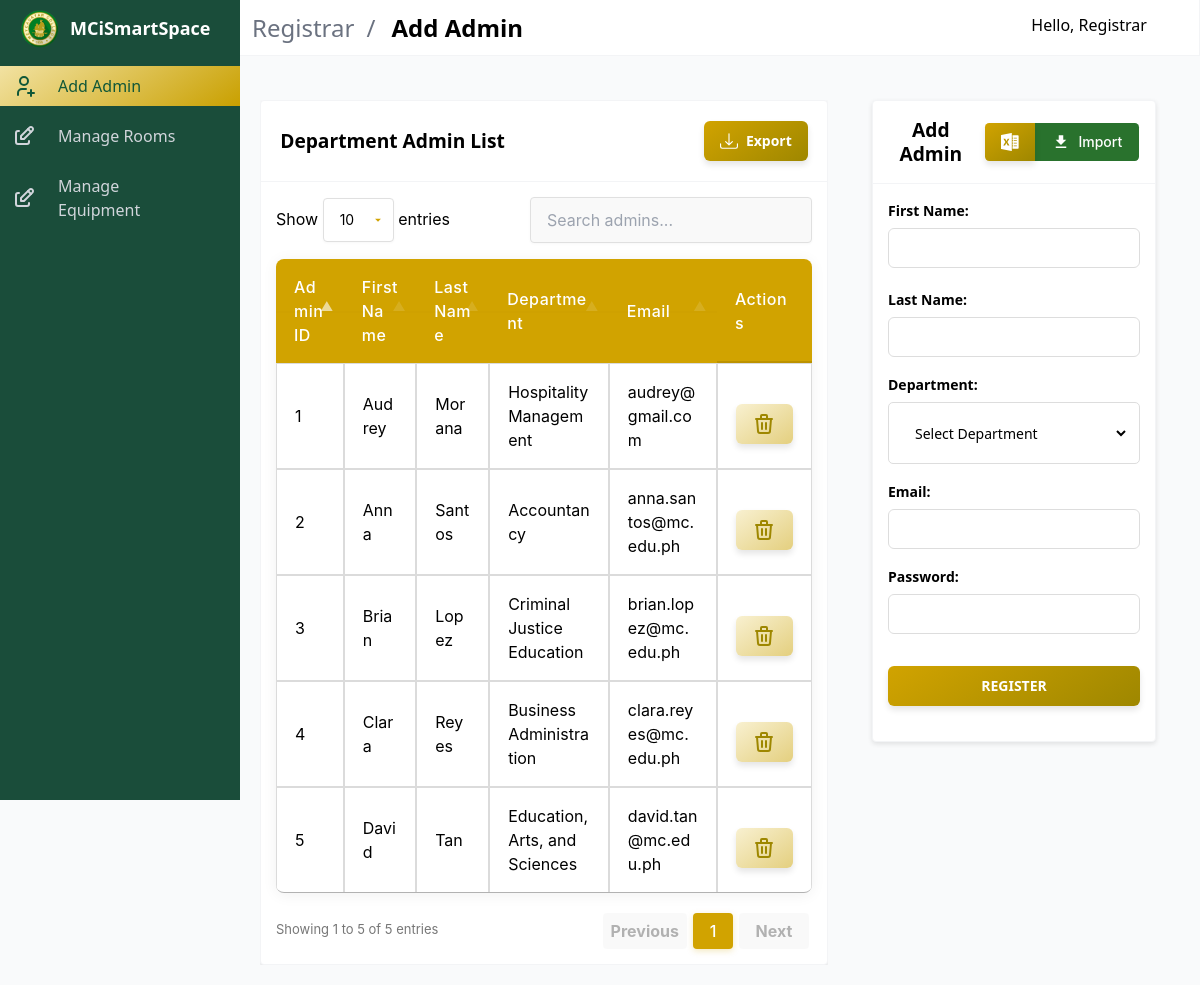
Screenshot of /registrar/reg_add_admin.php (signed in) with the database file from the repository.
### tables this page shows
CREATE TABLE `dept_admin` (
  `AdminID` INT NOT NULL AUTO_INCREMENT,
  `FirstName` VARCHAR(50) NOT NULL,
  `LastName` VARCHAR(50) NOT NULL,
  `Department` VARCHAR(50) NOT NULL,
  `Email` VARCHAR(50) NOT NULL,
  `Password` VARCHAR(255) NOT NULL, 
  PRIMARY KEY (`AdminID`)
);

### registrar/includes/add_admin.php (called while the page is built, shortened)
<?php
$conn = get_db_connection();
$sql = "SELECT AdminID, FirstName, LastName, Department, Email FROM dept_admin";
$result = $conn->query($sql);

### registrar/reg_add_admin.php (the view, shortened to what this page needs)
<?php include "includes/add_admin.php"; ?>
<!DOCTYPE html>
<html lang="en">
<head>
    <link rel="stylesheet" href="https://cdn.materialdesignicons.com/4.9.95/css/materialdesignicons.min.css">
    <link rel="stylesheet" href="../public/css/admin_styles/main.css">
    <link rel="stylesheet" href="../public/css/admin_styles/main_2.css">
    <link rel="stylesheet" href="../public/css/admin_styles/style-all.css">
    <link rel="stylesheet" href="../public/css/admin_styles/form_1.css">
    <link rel="stylesheet" href="https://cdn.datatables.net/1.11.5/css/jquery.dataTables.min.css">
    <link rel="stylesheet" href="../public/css/admin_styles/datatables.css">
</head>
<body>
    <div id="app">
        <nav id="navbar-main" class="navbar is-fixed-top">
            <div class="navbar-brand">
                <div class="navbar-item">
                    <section class="is-title-bar">
                        <div class="flex flex-col md:flex-row items-center justify-between space-y-6 md:space-y-0">
                            <ul>
                                <li>Registrar</li>
                                <li>Add Admin</li>
                            </ul>
                        </div>
                    </section>
                </div>
            </div>
            <div class="navbar-menu" id="navbar-menu">
                <div class="navbar-end">
                    <div class="navbar-item dropdown has-divider">
                        <a class="navbar-link">
                            <span>Hello, Registrar</span>
                            <span class="icon">
                            </span>
                        </a>
                    </div>
                </div>
            </div>
        </nav>
        <aside class="aside is-placed-left is-expanded">
            <div class="aside-tools">
                <div class="logo">
                    <a href="#"><img class="meyclogo" src="../public/assets/logo.webp" alt="logo"></a>
                    <p>MCiSmartSpace</p>
                </div>
            </div>
            <div class="menu is-menu-main">
                <ul class="menu-list">
                    <li class="active">
                        <a href="reg_add_admin.php">
                            <span class="icon"></span>
                            <span class="#">Add Admin</span>
                        </a>
                    </li>
                    <li>
                        <a class="dropdown" onclick="toggleIcon(this)">
                            <span class="icon"></span>
                            <span class="#">Manage Rooms</span>
                            <span class="icon toggle-icon"><i class="mdi mdi-plus"></i></span>
                        </a>
                    </li>
                    <li>
                        <a class="dropdown" onclick="toggleIcon(this)">
                            <span class="icon"></span>
                            <span class="#">Manage Equipment</span>
                            <span class="icon toggle-icon"><i class="mdi mdi-plus"></i></span>
                        </a>
                    </li>
                </ul>
            </div>
        </aside>
        <div class="all_container">
            <div class="table-container">
                <div class="card">
                    <header class="card-header">
                        <div class="new-title-container dept-list">
                            <p class="new-title">Department Admin List</p>
                            <a href="includes/export_admin.php" class="batch" style="display: inline-flex; align-items: center; padding: 8px 16px;">
                                Export
                            </a>
                        </div>
                    </header>
                    <div class="card-content">
                        <table id="adminTable" class="table is-fullwidth is-striped">
                            <thead>
                                <tr class="titles">
                                    <th>AdminID</th>
                                    <th>FirstName</th>
                                    <th>LastName</th>
                                    <th>Department</th>
                                    <th>Email</th>
                                    <th>Actions</th>
                                </tr>
                            </thead>
                            <tbody>
                                <?php if ($result->num_rows === 0): ?>
                                    <tr>
                                        <td colspan="6" class="has-text-centered">No admins found.</td>
                                    </tr>
                                <?php else: ?>
                                    <?php while ($row = $result->fetch_assoc()): ?>
                                        <tr>
                                            <td data-label="AdminID"><?= htmlspecialchars($row['AdminID']) ?></td>
                                            <td data-label="FirstName"><?= htmlspecialchars($row['FirstName']) ?></td>
                                            <td data-label="LastName"><?= htmlspecialchars($row['LastName']) ?></td>
                                            <td data-label="Department"><?= htmlspecialchars($row['Department']) ?></td>
                                            <td data-label="Email"><?= htmlspecialchars($row['Email']) ?></td>
                                            <td class="action-buttons">
                                                <button class="button is-danger styled-button is-reset"
                                                    onclick="if(confirm('Are you sure you want to delete this admin?')) window.location.href='?id=<?= htmlspecialchars($row['AdminID']) ?>'">
                                                    <span class="icon">
                                                    </span>
                                                </button>
                                            </td>
                                        </tr>
                                    <?php endwhile; ?>
                                <?php endif; ?>
                            </tbody>
                        </table>
                    </div>
                </div>
            </div>
            <section class="section main-section">
                <div class="card">
                    <header class="card-header">
                        <div class="new-title-container" style="width: 100%; display: flex; justify-content: space-between; align-items: center; padding: 5px 0 5px 20px;">
                            <p class="new-title">Add Admin</p>
                            <form action="includes/import_admin.php" class="form-data" method="post" enctype="multipart/form-data" style="display: flex;">
                                <button class="excel" style="border-radius: 0.3em 0 0 0.3em; display: flex; justify-content: center; width: 50px; padding: 0.5rem;">
                                </button>
                                <button class="container-btn-file" type="submit" name="importSubmit" style="border-radius: 0 0.3em 0.3em 0;">
                                    <svg
                                        fill="#fff"
                                        xmlns="http://www.w3.org/2000/svg"
                                        width="20"
                                        height="20"
                                        viewBox="0 0 24 24">
                                        <path
                                            d="M19 9h-4V3H9v6H5l7 7 7-7zM5 18v2h14v-2H5z"></path>
                                    </svg>
                                    Import
                                </button>
                            </form>
                        </div>
                    </header>
                    <div class="card-content">
                        <form action="<?= htmlspecialchars($_SERVER['PHP_SELF']); ?>" method="POST">
                            <div class="field is-inline">
                                <div class="control">
                                    <label class="label">First Name:</label>
                                    <input class="input" type="text" name="first_name" pattern="[A-Za-z\s]+" required>
                                </div>
                                <div class="control">
                                    <label class="label">Last Name:</label>
                                    <input class="input" type="text" name="last_name" pattern="[A-Za-z\s]+" required>
                                </div>
                            </div>
                            <div class="field is-inline">
                                <div class="control">
                                    <label class="label">Department:</label>
                                    <div class="select">
                                        <select name="department" required>
                                            <option value="">Select Department</option>
                                        </select>
                                    </div>
                                </div>
                            </div>
                            <div class="field is-inline">
                                <div class="control">
                                    <label class="label">Email:</label>
                                    <input class="input" type="email" name="email" required>
                                </div>
                            </div>
                            <div class="field is-inline">
                                <div class="control">
                                    <label class="label">Password:</label>
                                    <input class="input" type="password" name="password" minlength="8" required>
                                </div>
                            </div>
                            <div class="field is-inline">
                                <div class="control">
                                    <button type="submit" class="styled-button">Register</button>
                                </div>
                            </div>
                        </form>
                    </div>
                </div>
            </section>
        </div>
    </div>
</body>
</html>

### public/css/admin_styles/style-all.css (style rules this page uses)
.logo { display: flex; align-items: center; }
.meyclogo { width: 40px; height: auto; margin-right: 10px; }
.aside-tools { background: #1A4D3A; padding: 20px; }
.aside-tools .logo { display: flex; align-items: center; justify-content: flex-start; position: relative; }
.aside-tools .logo img { width: 40px; margin-right: 10px; }
.aside-tools .logo p { font-size: 18px; font-weight: bold; margin: 0; color: white; }
.menu-list { list-style: none; padding-left: 0; }
.menu-list li { margin: 10px 0; }
.menu-list a { display: flex; align-items: center; text-decoration: none; color: white; }
.menu-list .icon { margin-right: 10px; }
.menu-list li.active>a { background: linear-gradient(145deg, #f2e2a2, #C9A000) !important; color: #105738; font-size: 16px; transition: background 0.3s ease, font-size 0.3s ease; }

### public/css/admin_styles/form_1.css (style rules this page uses)
.form-data { max-width: 700px; background-color: #fff; box-shadow: none; padding-inline: 1rem; }
.field { margin-bottom: 20px; }
.label { font-weight: bold; font-size: 14px; margin-bottom: 5px; }
.all_container { display: flex; justify-content: space-between; align-items: flex-start; gap: 20px; width: 100%; max-width: 1200px; margin: 0 auto; padding: 20px; }
.table-container { flex: 2; max-height: 100%; overflow-y: auto; margin-top: 1.5rem; }
.main-section { flex: 1; display: flex; flex-direction: column; justify-content: flex-start; }
.card { height: 100%; box-shadow: 0 2px 5px rgba(0, 0, 0, 0.1); }
.table { width: 100%; }
.table th, .table td { padding: 12px 16px; text-align: left; }
.table th { color: #363636; font-weight: 600; }
.table td, .table th { border: 1px solid #dbdbdb; padding: 0.75em; vertical-align: middle; }
.input, .select { width: 100%; padding: 10px; font-size: 14px; border-radius: 5px; border: 1px solid #ddd; transition: all 0.3s ease; }
button { font-size: 16px; padding: 10px 20px; border-radius: 5px; transition: all 0.3s ease; }
.field.is-inline { display: flex; justify-content: space-between; gap: 20px; }
.field.is-inline .control { flex: 1; }
select { border: none; outline: none; background: transparent; padding: 10px; font-size: 14px; }
.titles th { flex: 1 1 0; }
.card-header { display: flex; align-items: center; justify-content: center; border-bottom-width: 1px; --tw-border-opacity: 1; border-color: rgb(243 244 246 / var(--tw-border-opacity)); }
.new-title-container { width: 100%; display: flex; justify-content: center; }
.new-title { font-weight: bold; font-size: 1.2em; text-align: center; margin: 12px 0; }
.styled-button { color: #fff; border: none; border-radius: 0.375rem; padding: 0.5rem 1rem; font-size: 0.875rem; font-weight: bold; text-align: center; text-transform: uppercase; width: 100%; transition: all 0.3s ease; box-shadow: 0 4px 6px rgba(0, 0, 0, 0.1); margin-top: 1rem; }
.styled-button { background: linear-gradient(145deg, #d1a300, #9e8700); }
.styled-button.is-reset { background: linear-gradient(145deg, rgba(242, 226, 162, 0.5), rgba(201, 160, 0, 0.5)); color: #9e8700; }
.field:not(:last-child) { margin-bottom: 1rem; }

### registrar/reg_add_admin.php (style rules this page uses)
.card-content { padding: 15px; }

### rows the page displays
dept_admin: AdminID "1", FirstName "Audrey", LastName "Morana", Department "Hospitality Management", Email "audrey@gmail.com"
dept_admin: AdminID "2", FirstName "Anna", LastName "Santos", Department "Accountancy", Email "anna.santos@mc.edu.ph"
dept_admin: AdminID "3", FirstName "Brian", LastName "Lopez", Department "Criminal Justice Education", Email "brian.lopez@mc.edu.ph"
dept_admin: AdminID "4", FirstName "Clara", LastName "Reyes", Department "Business Administration", Email "clara.reyes@mc.edu.ph"
dept_admin: AdminID "5", FirstName "David", LastName "Tan", Department "Education, Arts, and Sciences", Email "david.tan@mc.edu.ph"
